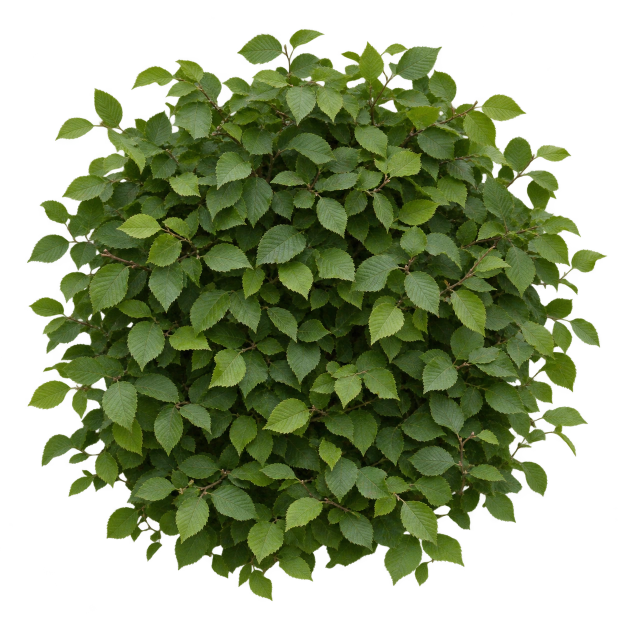
#> input picture assets/hedges/cluster.webp, 1254 x 1254 px (shown at 1/2 size)
$ python build.py
#> lines starting #> are read from the running program, lines starting #| are printed output that depends on the picture; after the words box and inside, x2 and y2 are one past the last pixel; in counts of white or black regions, pixels touching at a corner belong together
"""Pack the street-level hedges' textures into public/hedge-leaves.webp and public/hedge-face.webp.

cluster.webp (generated from the brief in cluster.txt) is a round cluster of hornbeam
leaves on a transparent ground; face.webp (face.txt) is the clipped face of a hornbeam
hedge, made to repeat. From the street the game wraps the face round a hedge's body and
stands the clusters on it as flat cards (src/streetHedges.ts).

public/hedge-leaves.webp: 768 × 768, the cluster trimmed to what is drawn. What is
transparent takes the colour of what is nearest, so that the edges don't darken where
the picture is drawn small.

public/hedge-face.webp: 1024 × 1024.

usage: cd pipeline && uv run python ../assets/hedges/build.py   (Pillow, numpy, scipy)
"""
from pathlib import Path

import numpy as np
from PIL import Image
from scipy import ndimage

HERE = Path(__file__).parent
PUBLIC = HERE.parent.parent / "public"


def main():
    im = Image.open(HERE / "cluster.webp").convert("RGBA")
#> im is the input picture: PIL image 1254x1254 RGBA; mean R, G, B, A 43.8, 56.5, 21.1, 142.7
    box = im.getchannel("A").point(lambda v: 255 if v > 24 else 0).getbbox()
#> box = (54, 58, 1215, 1203)
    side = max(box[2] - box[0], box[3] - box[1]) + 24
#> side = 1185
    square = Image.new("RGBA", (side, side), (0, 0, 0, 0))
#> square: PIL image 1185x1185 RGBA; every value is 0
    square.alpha_composite(im, (side // 2 - (box[0] + box[2]) // 2, side // 2 - (box[1] + box[3]) // 2))
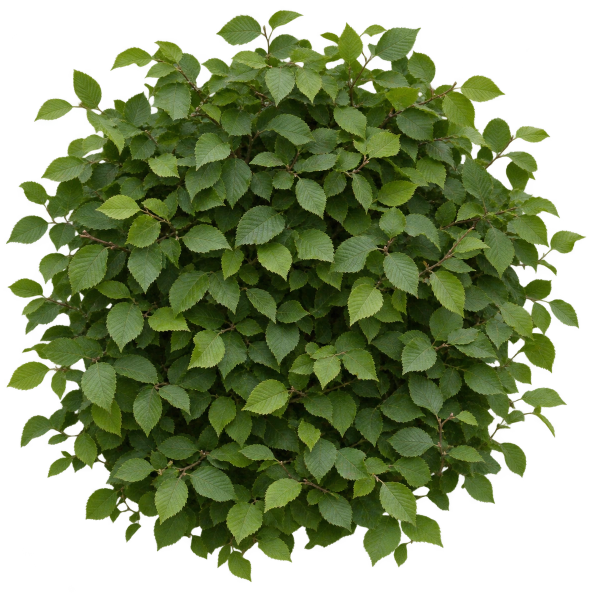
#> square: PIL image 1185x1185 RGBA (shown at 1/2 size); mean R, G, B, A 47.7, 61.8, 22.7, 159.8; transparent parts drawn white
    a = np.asarray(square.resize((768, 768), Image.LANCZOS)).astype(np.float32) / 255
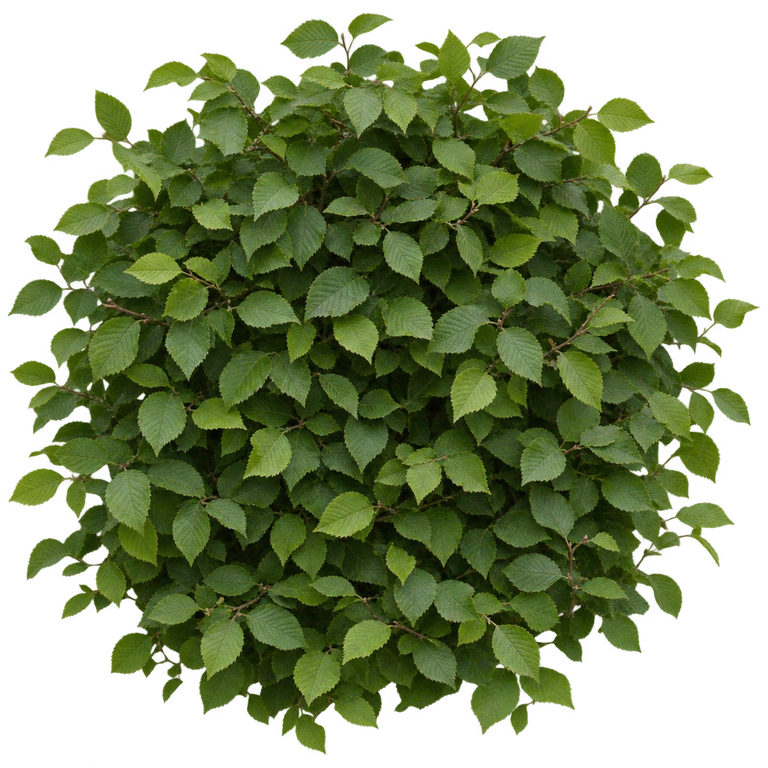
#> a: shape (768, 768, 4) float32; mean R, G, B, A 0.186, 0.241, 0.0873, 0.627; transparent parts drawn white
    rgb, alpha = a[..., :3], a[..., 3]
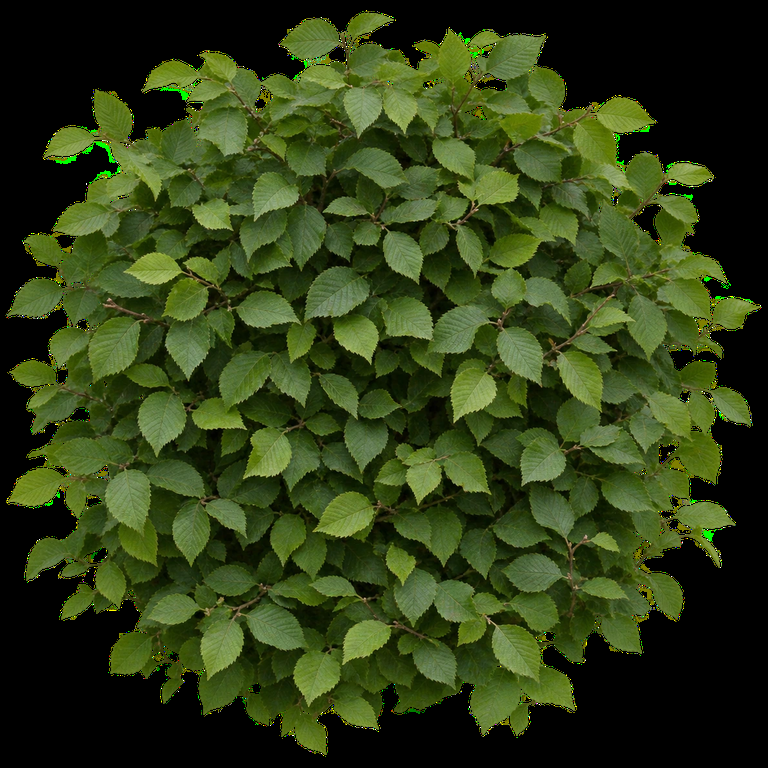
#> rgb: shape (768, 768, 3) float32; mean R, G, B 0.186, 0.241, 0.0873
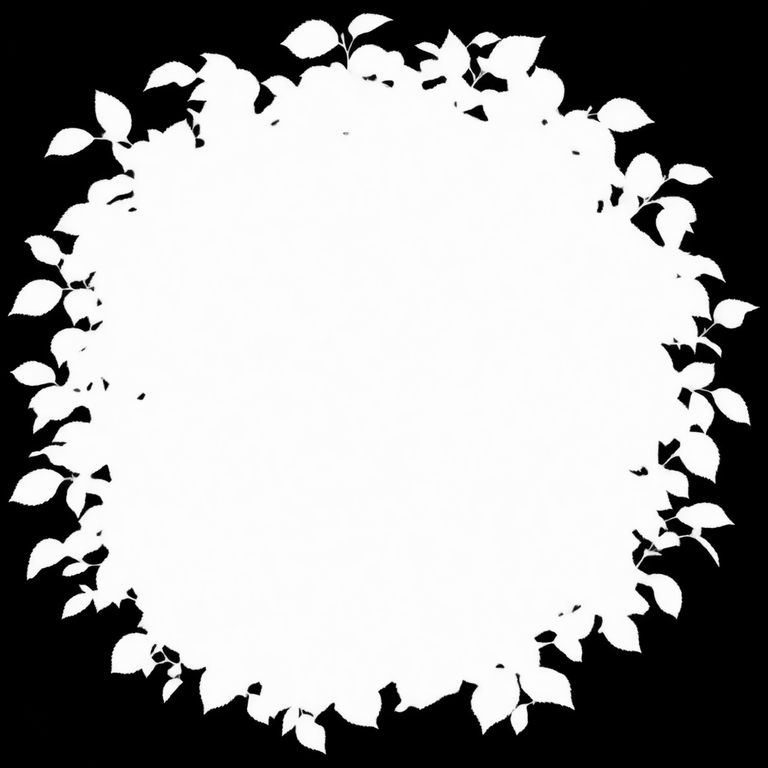
#> alpha: shape (768, 768) float32; min 0, max 1, mean 0.627
    solid = alpha > 0.5
#> solid: shape (768, 768) bool; 63.4% white; 49 black regions (13 under 20 px), largest, box (x1, y1, x2, y2) and area: (0, 0, 768, 768) 211461, (630, 203, 665, 247) 769, (473, 72, 508, 92) 451
    _, (iy, ix) = ndimage.distance_transform_edt(~solid, return_indices=True)
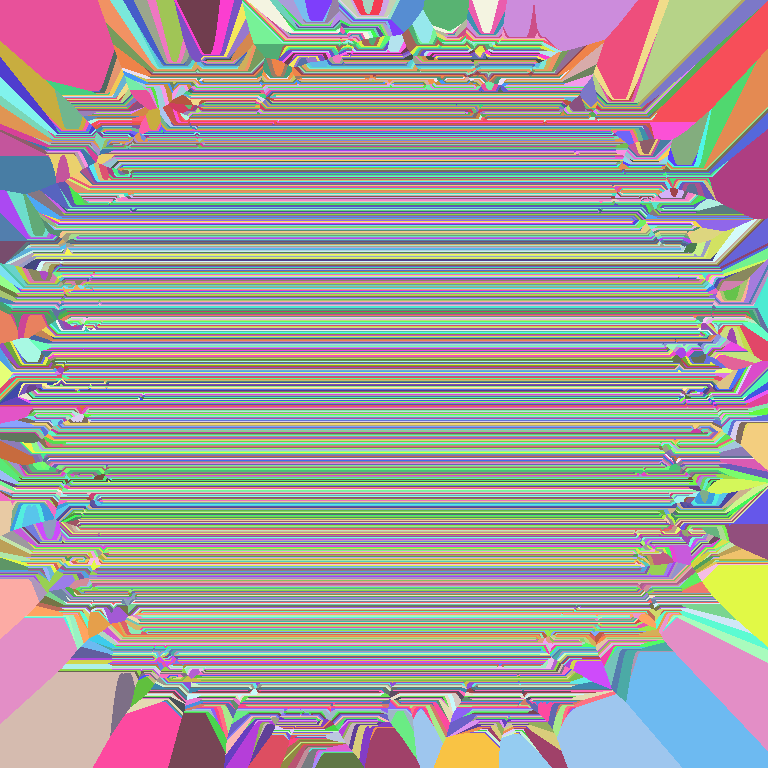
#> iy: shape (768, 768) int32; 741 distinct labels, from 13 to 753; one colour per label, 0 black
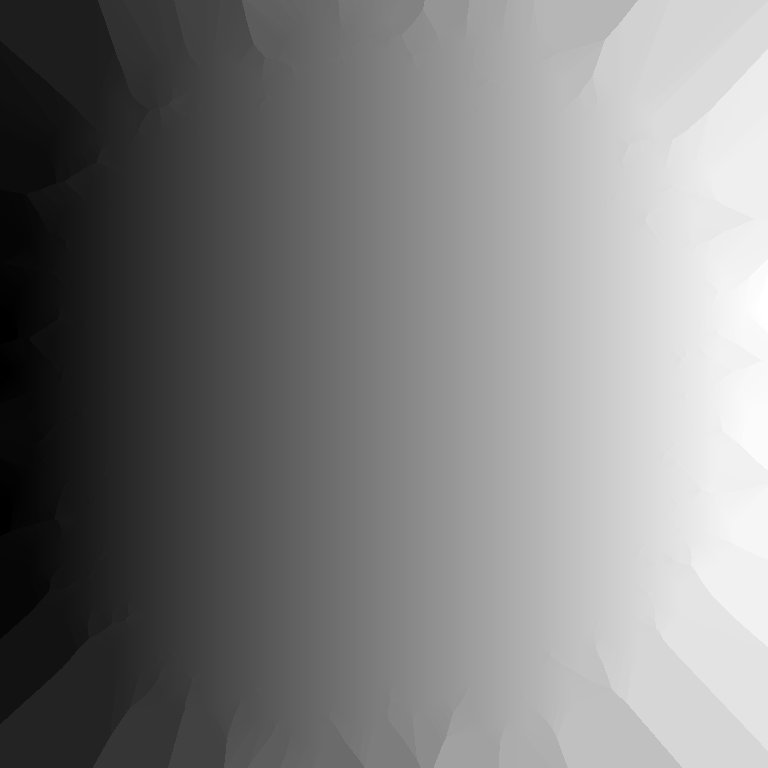
#> ix: shape (768, 768) int32; min 8, max 758, mean 381.7; drawn with min black and max white
    out = np.dstack([rgb[iy, ix], alpha])
    Image.fromarray((out * 255).round().astype(np.uint8), "RGBA").save(PUBLIC / "hedge-leaves.webp", quality=88, alpha_quality=95, method=6)
    Image.open(HERE / "face.webp").convert("RGB").resize((1024, 1024), Image.LANCZOS).save(PUBLIC / "hedge-face.webp", quality=84, method=6)
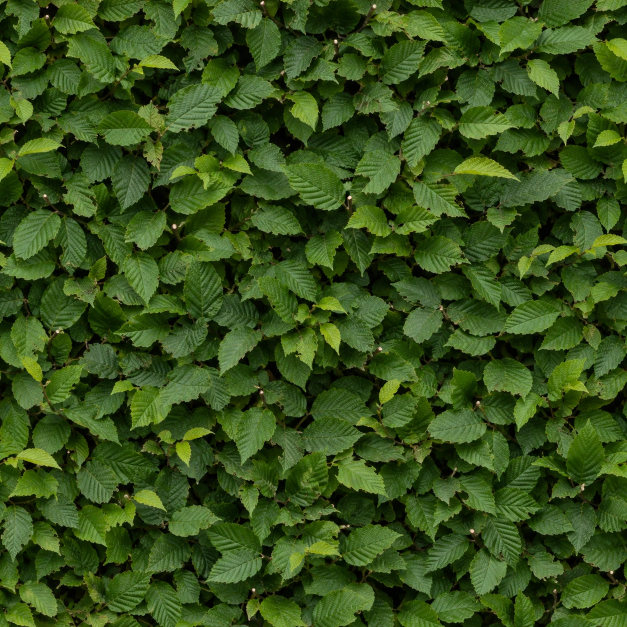
#> input picture assets/hedges/face.webp, 1254 x 1254 px (shown at 1/2 size)


if __name__ == "__main__":
    main()
